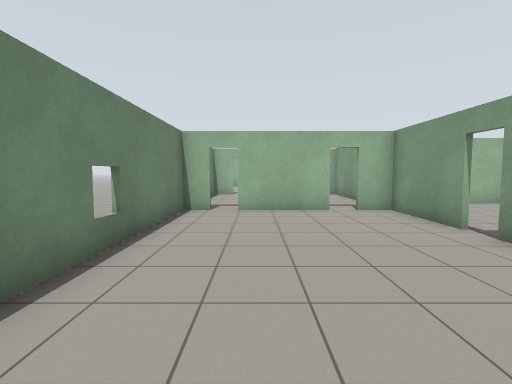
View 1 (above)

19 first-person views from a walk through a world built for the Gazebo simulator. The camera is 1.2 m above the floor, tilts 4° down and sees 85° across. The floor is counted in squares, 1 m on a side. Each view is taken from the middle of a square. On the plan, view 1 faces up. The plan holds only what a view shows up to about 12 squares ahead; the rest is blank.

View 2
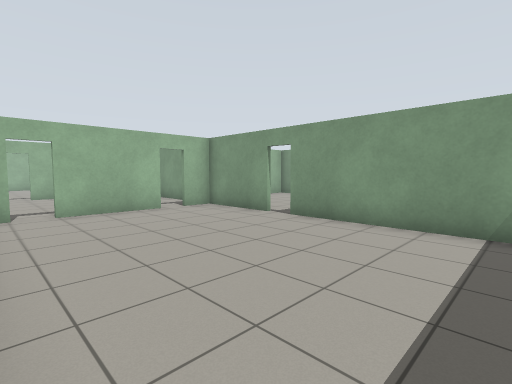

View 3
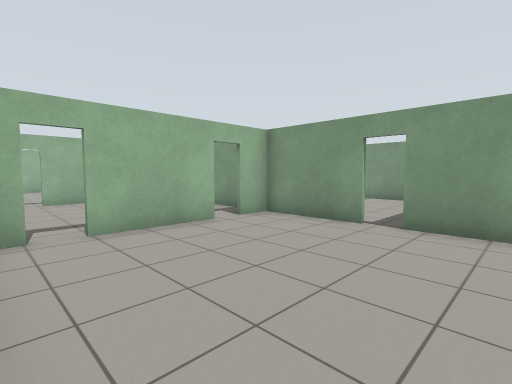

View 4
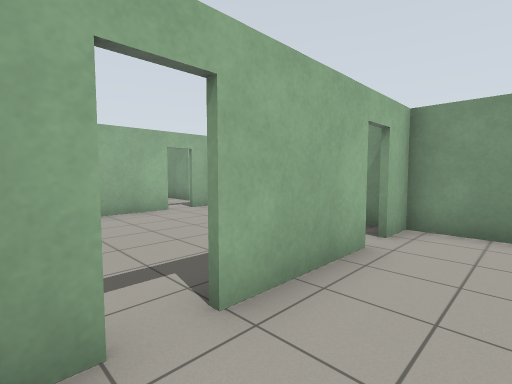

View 5
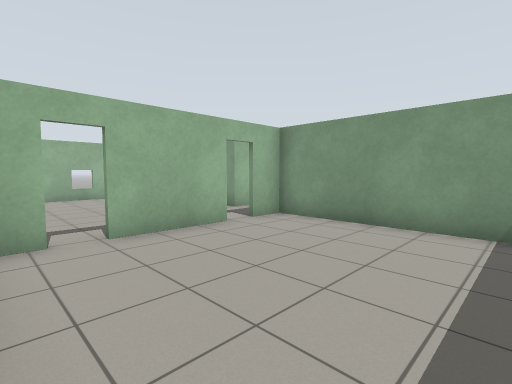

View 6
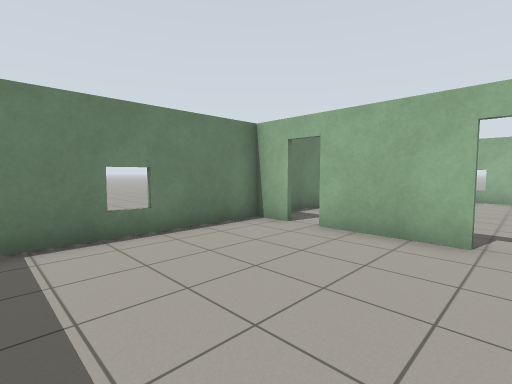

View 7
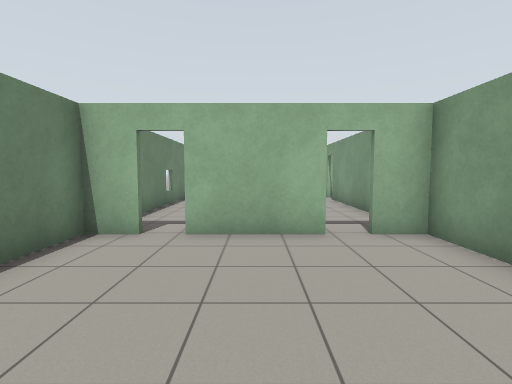

View 8
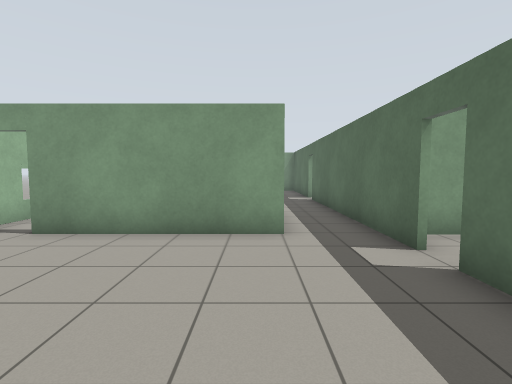

View 9
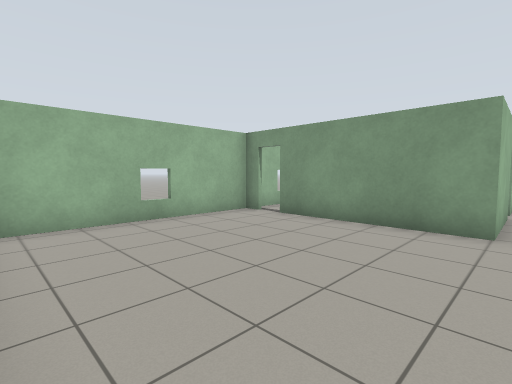

View 10
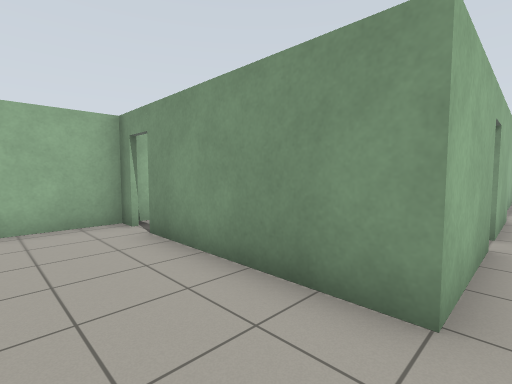

View 11
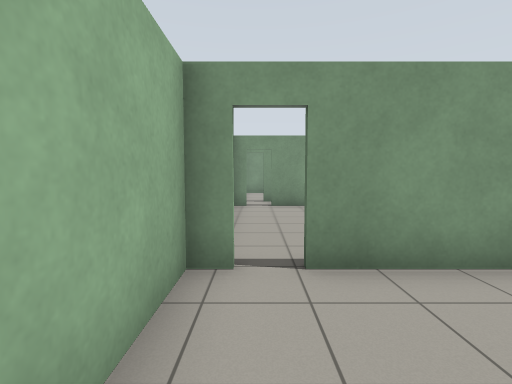

View 12
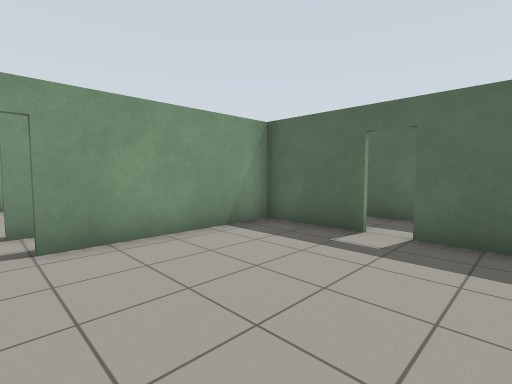

View 13
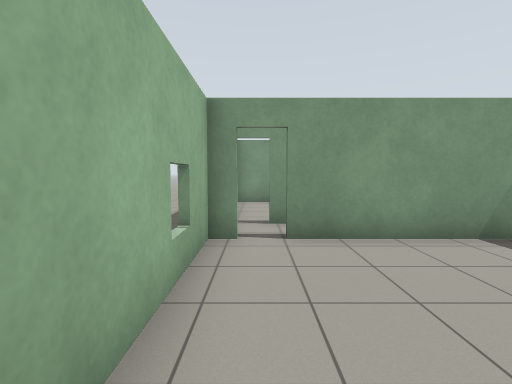

View 14
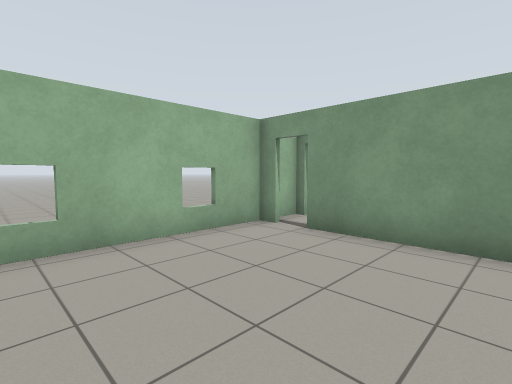

View 15
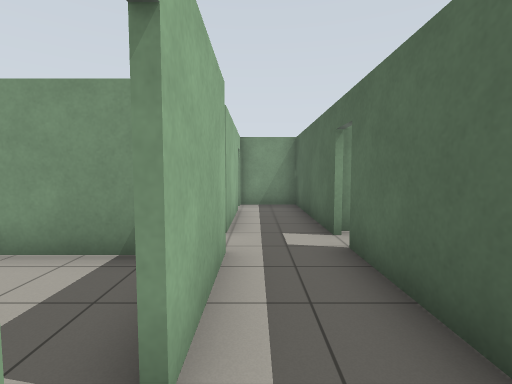

View 16
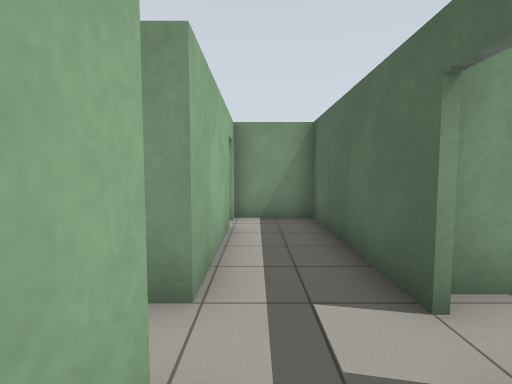

View 17
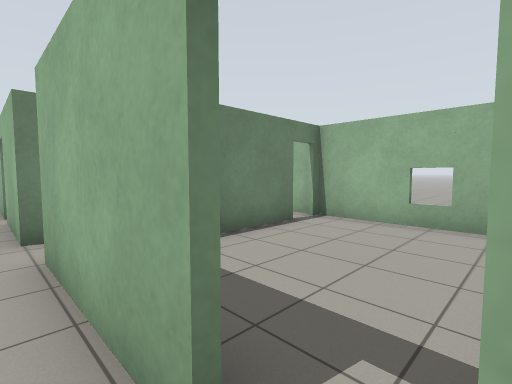

View 18
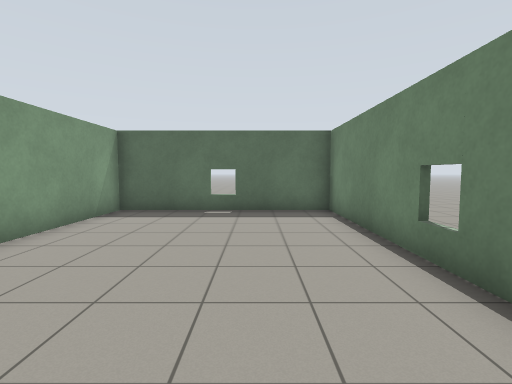

View 19
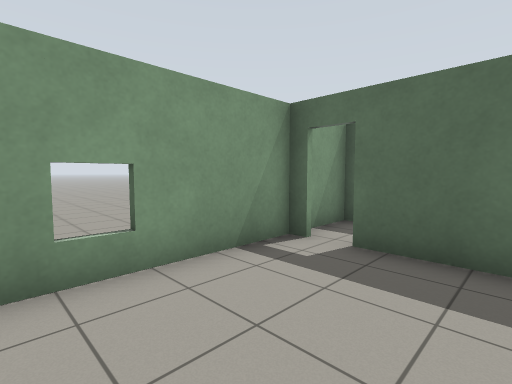

### Floor plan
Ten units are one square. View 1 is at (0, 0); x grows to the right and y downward. Boxes are objects, and circles mark ways between rooms. Rooms are numbered by the first view taken in them; rooms with no view inside come last. Other rooms are left out.
<svg viewBox="-28 -244 207 257">
<path fill="none" stroke="#000" d="M44 -58 44 -89 32 -89M-14 -89 -23 -89 -23 8 44 8 44 -50M24 -89 -6 -89M-13 -154 -23 -154 -23 -101M24 -154 -4 -154M44 -94 44 -154 32 -154M-23 -221 -23 -169M16 -155 24 -155M44 -233 44 -239 -18 -239M32 -155 81 -155M75 -175 44 -175 44 -225M84 -177 111 -177M110 -232 110 -239 47 -239M61 -177 75 -177M110 -177 110 -225M111 -177 111 -175 84 -175M125 -175 125 -180M125 -223 125 -228M81 -155 115 -155M161 -175 125 -175M174 -175 169 -175M122 -155 174 -155 174 -179M127 -228 127 -203M165 -239 117 -239M141 -177 161 -177M169 -177 174 -177M174 -179 174 -238"/>
<circle cx="-10" cy="-90" r="3" fill="#2a7"/>
<circle cx="30" cy="-90" r="3" fill="#2a7"/>
<circle cx="-10" cy="-155" r="3" fill="#2a7"/>
<circle cx="30" cy="-155" r="3" fill="#2a7"/>
<circle cx="45" cy="-230" r="3" fill="#2a7"/>
<circle cx="80" cy="-175" r="3" fill="#2a7"/>
<circle cx="110" cy="-230" r="3" fill="#2a7"/>
<circle cx="130" cy="-170" r="3" fill="#2a7"/>
<circle cx="130" cy="-230" r="3" fill="#2a7"/>
<circle cx="165" cy="-180" r="3" fill="#2a7"/>
<text x="0" y="-40">1</text>
<text x="0" y="-120">2</text>
<text x="10" y="-200">3</text>
<text x="80" y="-210">4</text>
<text x="120" y="-190">5</text>
<text x="150" y="-170">6</text>
<text x="150" y="-210">7</text>
</svg>
Room 1 opens to room 2. Room 2 opens to room 3. Room 3 opens to room 4. Room 3 opens to room 5. Room 4 opens to room 5. Room 5 opens to room 6. Room 5 opens to room 7. Room 6 opens to room 7.

Where each view was taken, in squares from view 1:
view 1: 0 up, 0 right, facing up
view 2: 0 up, 2 left, facing up-right
view 3: 3 up, 2 left, facing up-right
view 4: 7 up, 2 left, facing up-right
view 5: 10 up, 2 left, facing up-right
view 6: 10 up, 3 right, facing up-left
view 7: 10 up, 1 right, facing up
view 8: 18 up, 1 left, facing right
view 9: 17 up, 2 left, facing up-right
view 10: 17 up, 2 right, facing up-right
view 11: 23 up, 1 right, facing right
view 12: 23 up, 6 right, facing down-right
view 13: 23 up, 6 right, facing right
view 14: 19 up, 6 right, facing up-right
view 15: 17 up, 7 right, facing right
view 16: 17 up, 10 right, facing right
view 17: 17 up, 17 right, facing up-left
view 18: 8 up, 0 right, facing down
view 19: 22 up, 14 right, facing down-right
